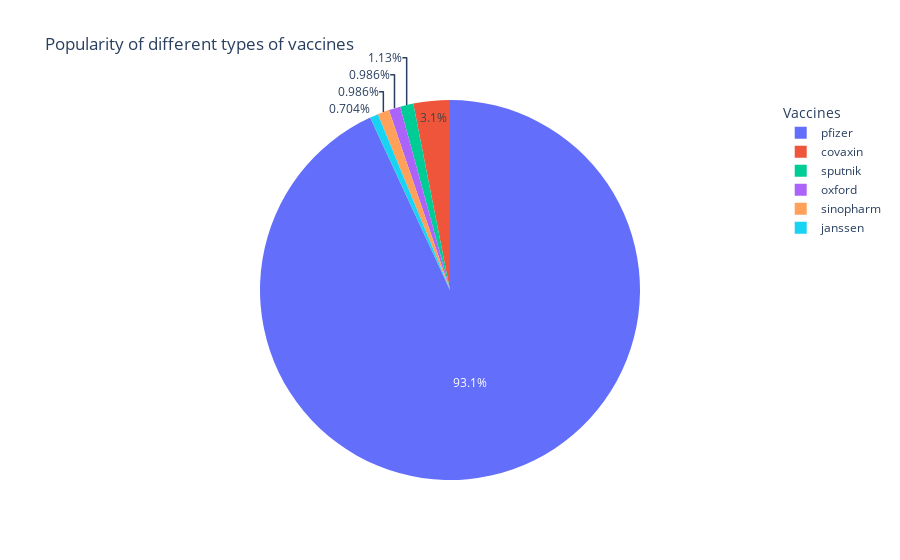

Here is the notebook cell this chart was saved with:
### Code cell
import plotly.graph_objects as go

labels = ['pfizer','oxford','sputnik','sinopharm','covaxin','janssen']
values = [pfizer,oxford,sputnik,sinopharm,covaxin,janssen]

fig = go.Figure(data=[go.Pie(labels=labels, values=values)])
fig.update_layout(legend_title_text = "Vaccines")
fig.update_layout(title_text = "Popularity of different types of vaccines")

fig.show()

### Figure 1 — Plotly figure (JSON) as saved in the notebook; plotly's stock layout.template omitted (floating-point values rounded to 4 significant figures)
{"data": [{"labels": ["pfizer", "oxford", "sputnik", "sinopharm", "covaxin", "janssen"], "type": "pie", "values": [661, 7, 8, 7, 22, 5]}], "layout": {"legend": {"title": {"text": "Vaccines"}}, "title": {"text": "Popularity of different types of vaccines"}}}
